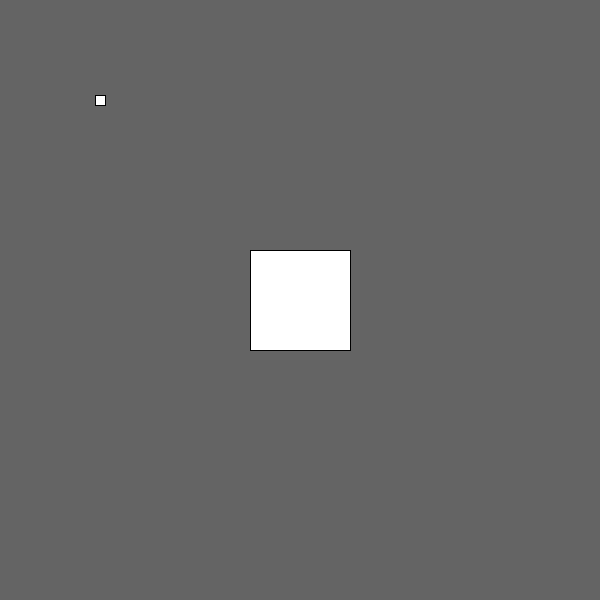
Frame 1 (no input)
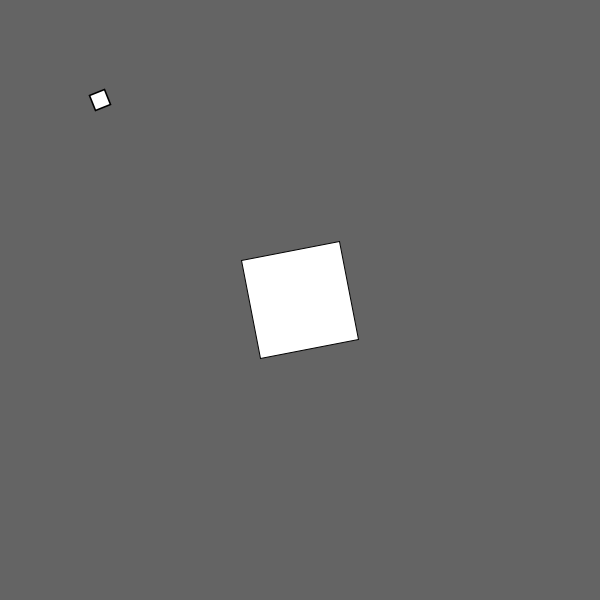
Frame 60 (the mouse pressed at the canvas centre just before this capture)
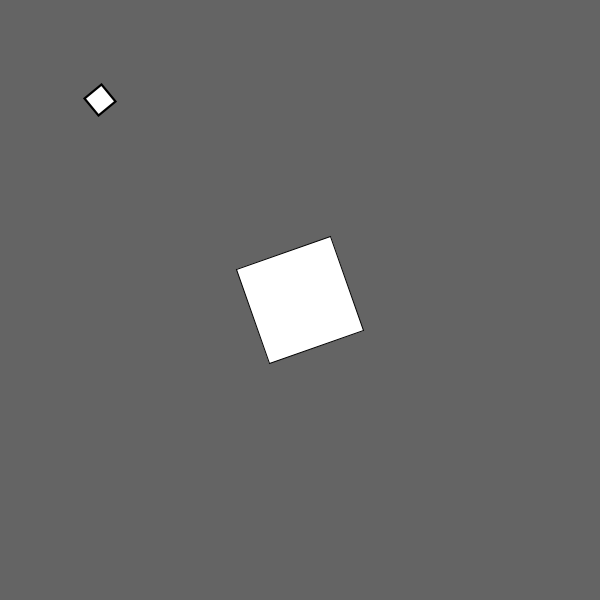
Frame 120 (the mouse held since frame 60 and released just before this capture)

The Processing sketch that drew these frames (run headless with seeded random() and noise(); from frame 60 on, the mouse is pressed at the canvas centre):

// Processing sketch: pushPopTranslate
// ── pushPopTranslate.pde
float rot = 0.0;
float scalar = 1.;

void setup() {
  size(600, 600);
}

void draw() {
  background(100);
  rectMode(CENTER);
  pushMatrix();
  translate(width/2, height/2);
  rotate(rot);
  rect(0, 0, 100, 100); 
  popMatrix();
  translate(100, 100);
  rotate(rot*2);
  scale(scalar);
  rect (0, 0, 10, 10);

  rot+=.05;
  scalar += .01;
}
